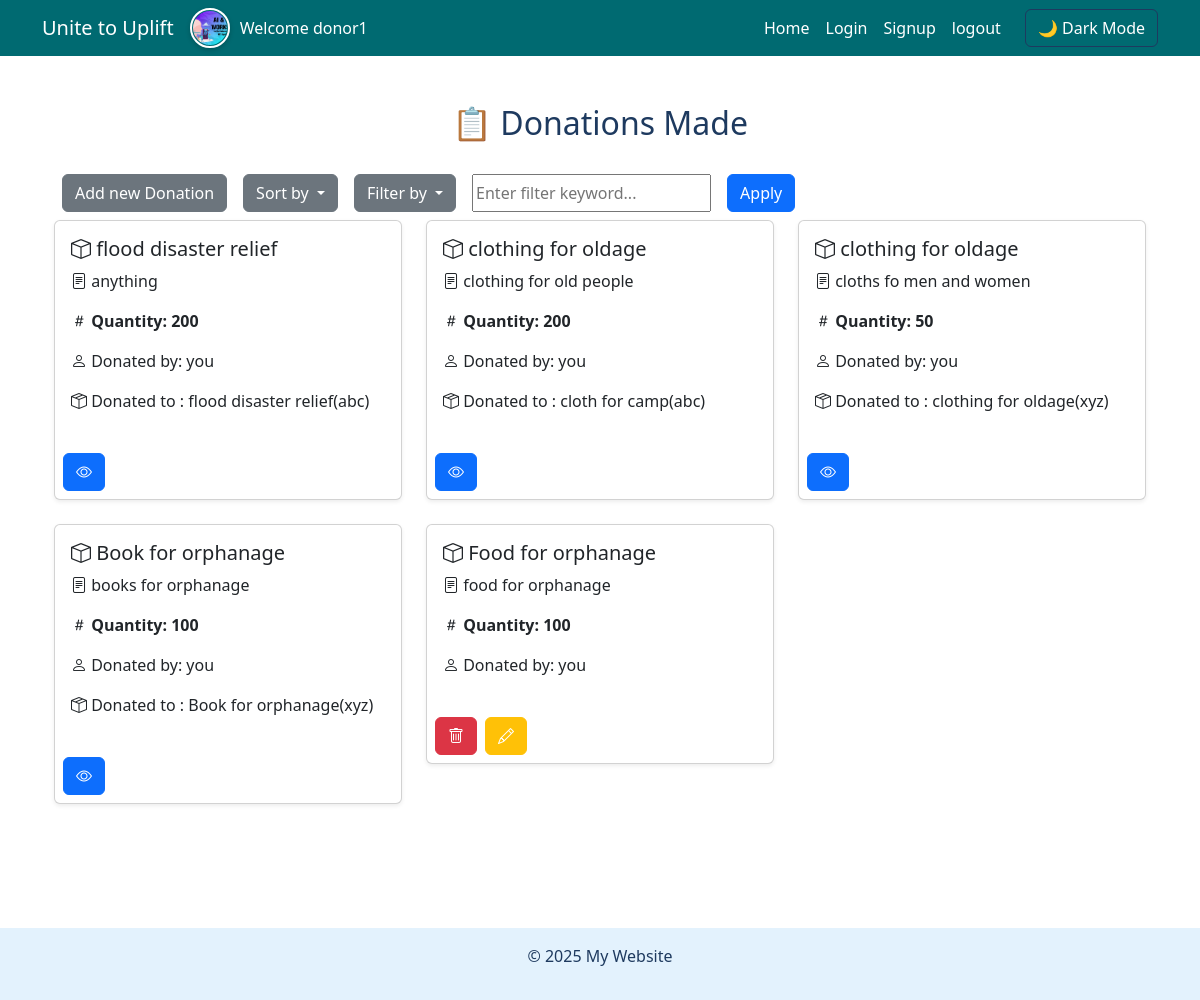
The page /donations/dashboard/ (signed in) on the database as committed earlier.
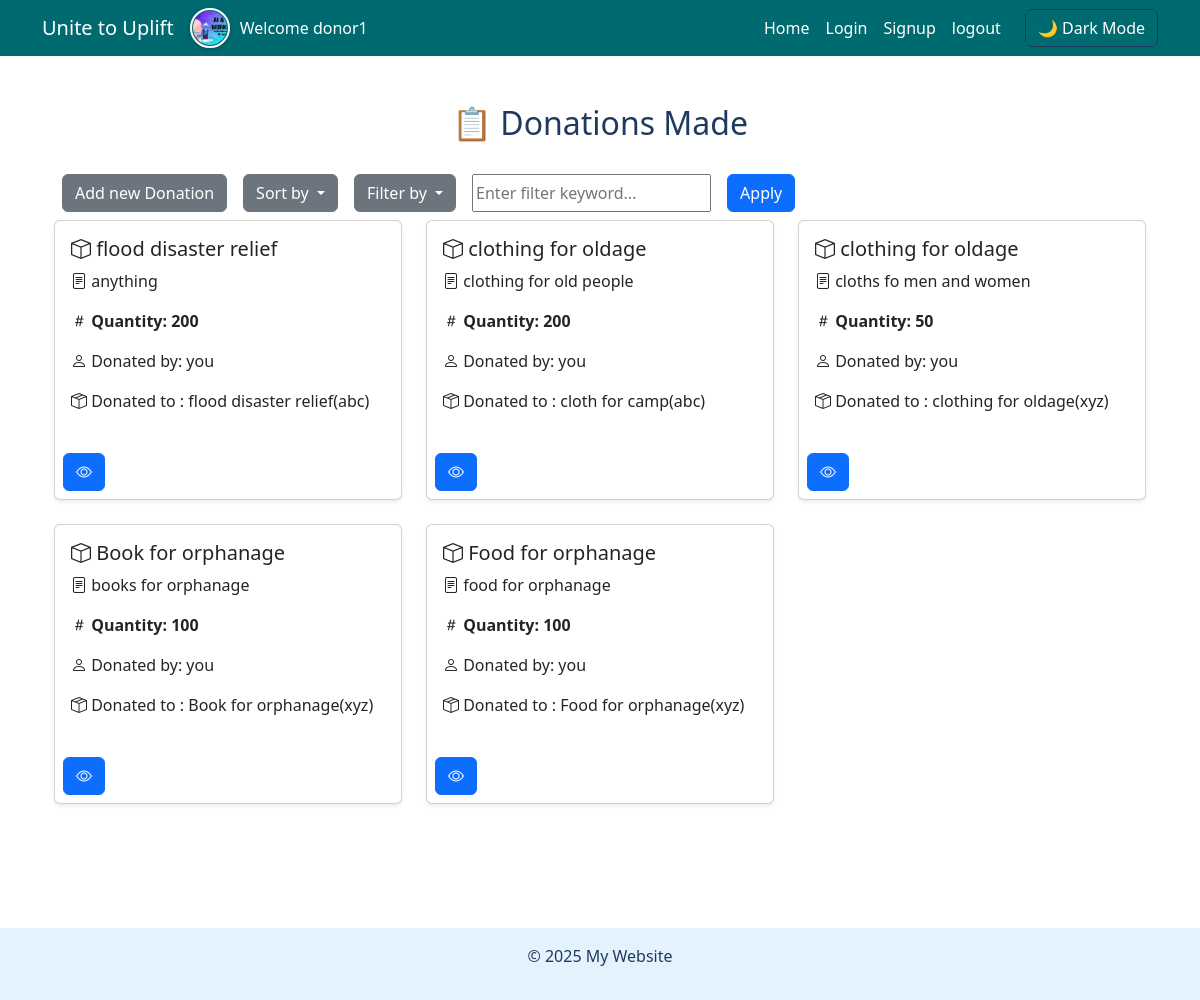
The same page on the database as committed later.
### donations/models.py (models this page shows, shortened)
class Donations(models.Model):
    rid = models.AutoField(primary_key=True)
    name = models.CharField(max_length=100)
    description = models.TextField()
    resource = models.ForeignKey('Organization.Resource',on_delete=models.CASCADE,related_name="request_donor")
    quantity = models.IntegerField(blank=False)
    created_by = models.ForeignKey('auth_app.CustomUser',on_delete=models.CASCADE,related_name="created_by_user")
    donated_to = models.ForeignKey('Organization.RequestResource',on_delete=models.CASCADE, related_name="donated_to_request",blank=True,null=True)
    active = models.BooleanField(default=True)

### Organization/models.py (models this page shows, shortened)
class RequestResource(models.Model):
    rid = models.AutoField(primary_key=True)
    name = models.CharField(max_length=100)
    description = models.TextField()
    resource = models.ForeignKey(Resource,on_delete=models.CASCADE,related_name="request_resource")
    quantity = models.IntegerField(blank=False)
    created_by = models.ForeignKey('auth_app.Organization',on_delete=models.CASCADE,related_name="created_by_organization")
    available_days = models.ManyToManyField(AvailableDays,blank=True)
    pic = models.ImageField(upload_to="organization/",blank=True)
    active = models.BooleanField(default=True)
    created_at = models.DateTimeField(default=timezone.now)
    logistic_partner = models.ForeignKey('auth_app.LogisticPartner',on_delete=models.CASCADE,related_name="logistic_partner_organization",blank=True,null=True)
    donated = models.ForeignKey('auth_app.Donor',on_delete=models.CASCADE,related_name="donated_by_donor",blank=True,null=True)

### auth_app/models.py (models this page shows, shortened)
class Organization(models.Model):
    oid = models.AutoField(primary_key=True)
    user = models.ForeignKey(CustomUser,on_delete=models.CASCADE,related_name="user_organization")
    license = models.CharField(max_length=100)
    address = models.TextField()
    pincode = models.CharField(max_length=6)
    logisticPartner = models.ForeignKey(LogisticPartner,on_delete=models.CASCADE,related_name="organization_logistic_partner",default=1)

class CustomUser(AbstractUser):
    user_type = models.ForeignKey(UserTypes,on_delete=models.CASCADE,related_name="user_type",default=3)
    phone_number = models.CharField(max_length=15, blank=True, null=True)
    profile_picture = models.ImageField(upload_to='profile_pics/', blank=True, null=True)
    is_verified = models.BooleanField(default=True)

### donations/views.py (the view, shortened to what this page needs)
# urls.py: path("dashboard/",Dashboard,name="organization_dashboard"),
@login_required
def Dashboard(request):
    donations = Donations.objects.filter(created_by=request.user,active = True)
    sort_by = request.GET.get('sort', '')  # Get the sort option (default is empty string)
    filter_type = request.GET.get('filter_type', '')  # Get the filter type
    filter_value = request.GET.get('filter_value', '').strip()  # Get the filter value
    return render(request, 'donations/dashboard.html', {
        'donations': donations,
    })

### templates/donations/dashboard.html (shortened to what this page needs)
{% extends "base.html" %}
{% load static %}
{% block extra_css %}
    <link rel="stylesheet" href="{% static 'css/organization/dashboard.css' %}">
    <link rel="stylesheet" href="https://cdn.jsdelivr.net/npm/bootstrap-icons/font/bootstrap-icons.css">
{% endblock %}
{% block content %}
<div class="container mt-4">
    <h2 class="text-center mb-4">📋 Donations Made </h2>
    <div class="d-flex flex-direction-row justify-content-start">
        <form method="GET" class="w-100 d-flex flex-row">
            <a href="{% url 'search_requests' %}" class="btn btn-secondary m-2">Add new Donation</a>
            <div class="dropdown">
                <button class="btn btn-secondary m-2 dropdown-toggle" id="sortButton" data-bs-toggle="dropdown" aria-expanded="false">
                    Sort by
                </button>
            </div>
            <div class="dropdown">
                <button class="btn btn-secondary m-2 dropdown-toggle" id="filterTypeButton" data-bs-toggle="dropdown" aria-expanded="false">
                    Filter by
                </button>
            </div>
            <input type="text" name="filter_value" id="filterInput" class="m-2" placeholder="Enter filter keyword..." value="{{ request.GET.filter_value }}">
            <button type="submit" class="btn btn-primary m-2">Apply</button>
        </form>
    </div>
    {% if donations %}
    <div class="row">
        {% for request in donations %}
        <div class="col-md-6 col-lg-4">
            <div class="card shadow-sm mb-4">
                <div class="card-body">
                    <h5 class="card-title">
                        <i class="bi bi-box"></i> {{ request.name }}
                    </h5>
                    <p class="card-text"><i class="bi bi-file-text"></i> {{ request.description }}</p>
                    <p class="fw-bold">
                        <i class="bi bi-hash"></i> Quantity: {{ request.quantity }}
                    </p>
                    <p class="fw">
                        <i class="bi bi-person"></i> Donated by: you
                    </p>
                    {% if request.donated_to is not None %}
                        <p class="fw">
                            <i class="bi bi-box-seam" data-bs-toggle="tooltip" title="Resource Type"></i> Donated to : {{ request.donated_to.name }}({{ request.donated_to.created_by.user.username }})
                        </p>
                    {% endif %}
                </div>
                <div class="w-100 d-flex flex-row gap-2 m-2">
                    {% if request.donated_to is None %}
                        <button class="btn btn-danger" data-bs-toggle="modal" data-bs-target="#deleteModal{{ request.rid }}" data-bs-toggle="tooltip" title="Delete">
                            <i class="bi bi-trash"></i>
                        </button>
                        <a href="{% url 'update_donation' request.rid %}" class="btn btn-warning" data-bs-toggle="tooltip" title="Update">
                            <i class="bi bi-pencil"></i>
                        </a>
                    {% else %}
                    <a href="{% url 'logistic_status' request.donated_to.rid%}" class="btn btn-primary" data-bs-toggle="tooltip" title="See status">
                        <i class="bi bi-eye"></i>
                    </a>
                    {% endif %}
                </div>
            </div>
        </div>
        {% endfor %}
    </div>
{% else %}
    <div class="alert alert-warning text-center">
        🚫 No delivery requests.
    </div>
{% endif %}
</div>
{% endblock %}

Rows that differ between the two databases and show on the page:
changed Donations "Food for orphanage": donated_to_id empty → 14 (drawn); donated_to.name (not shown) → "Food for orphanage"; donated_to.created_by.user.username (not shown) → "xyz"
